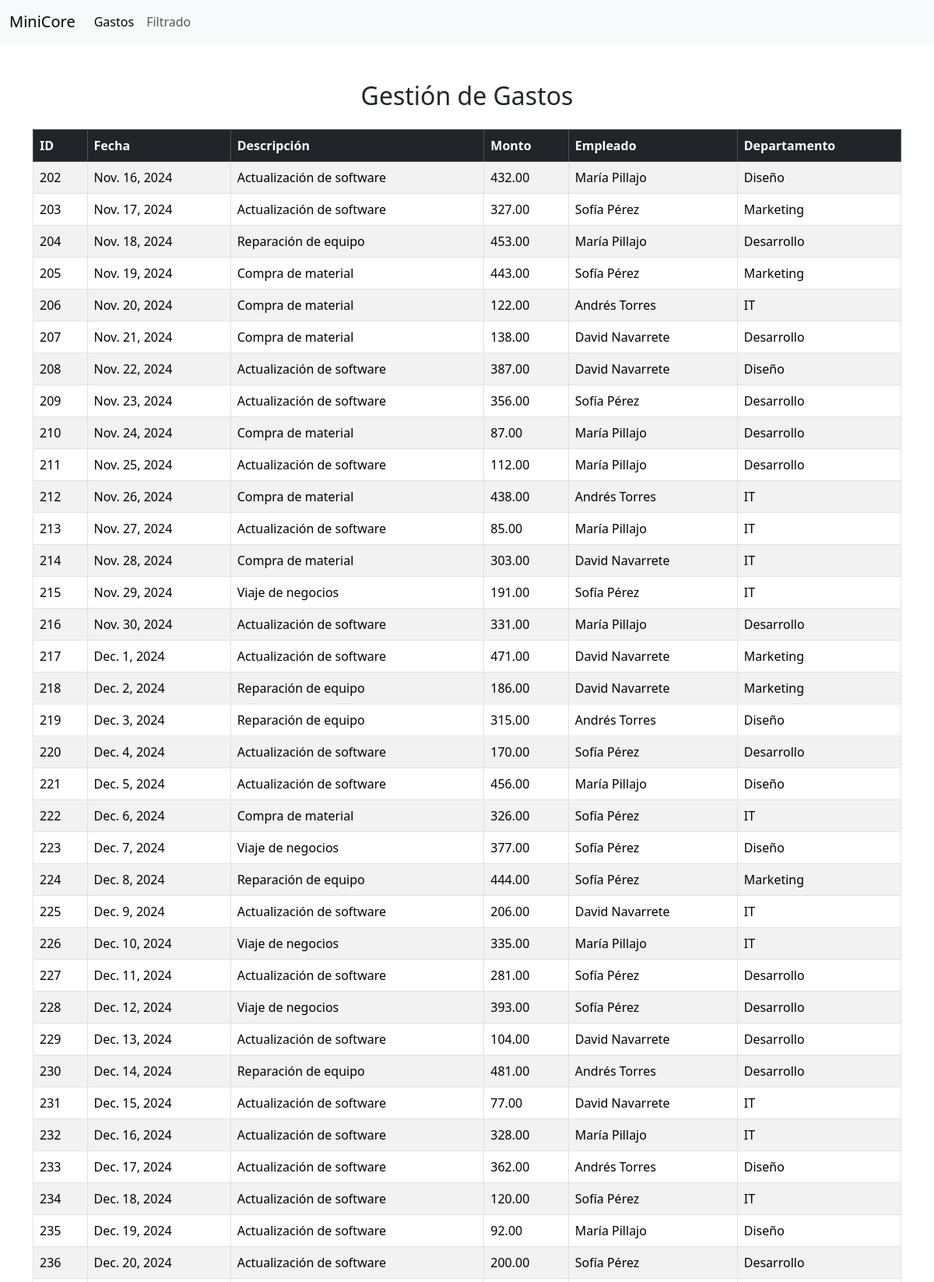
The page / (upper part) on the database its author committed.
### MVC/models.py (models this page shows, shortened)
class Gasto(models.Model):
    fecha = models.DateField()
    descripcion = models.CharField(max_length=255)
    monto = models.DecimalField(max_digits=10, decimal_places=2)
    empleado = models.ForeignKey(Empleado, on_delete=models.CASCADE)
    departamento = models.ForeignKey(Departamento, on_delete=models.CASCADE)

class Empleado(models.Model):
    nombre = models.CharField(max_length=100)

class Departamento(models.Model):
    nombre = models.CharField(max_length=50)

### MVC/views.py (the view)
# urls.py: path('',views.gastos_view, name='gastos'),
def gastos_view(request):
    gastos = Gasto.objects.all()
    return render(request, "gastos.html", {"gastos": gastos})

### MVC/templates/gastos.html
{% extends 'plantilla.html' %}
{% block content %}
<div class="container mt-5">
    <h2 class="text-center mb-4">Gestión de Gastos</h2>
    <div class="row">
        <div class="col-md-12">
            <div class="table-responsive">
                <table class="table table-striped table-bordered">
                    <thead class="table-dark">
                        <tr>
                            <th>ID</th>
                            <th>Fecha</th>
                            <th>Descripción</th>
                            <th>Monto</th>
                            <th>Empleado</th>
                            <th>Departamento</th>
                        </tr>
                    </thead>
                    <tbody>
                        {% for gasto in gastos %}
                        <tr>
                            <td>{{ gasto.id }}</td>
                            <td>{{ gasto.fecha }}</td>
                            <td>{{ gasto.descripcion }}</td>
                            <td>{{ gasto.monto }}</td>
                            <td>{{ gasto.empleado.nombre }}</td>
                            <td>{{ gasto.departamento.nombre }}</td>
                        </tr>
                        {% endfor %}
                    </tbody>
                </table>
            </div>
        </div>
    </div>
</div>
{% endblock %}

### MVC/templates/plantilla.html (shortened to what this page needs)
<!DOCTYPE html>
<html lang="en">
<head>
    <link rel="stylesheet" type="text/css" href="https://cdn.jsdelivr.net/npm/bootstrap@5.3.3/dist/css/bootstrap.min.css">
    <link rel="stylesheet" href="https://cdnjs.cloudflare.com/ajax/libs/font-awesome/6.7.2/css/all.min.css"
 />
</head>
<body>
    <nav class="navbar navbar-expand-lg bg-body-tertiary">
        <div class="container-fluid">
          <a class="navbar-brand" href="#">MiniCore</a>
          <div class="collapse navbar-collapse" id="navbarNav">
            <ul class="navbar-nav">
              <li class="nav-item">
                <a class="nav-link active" aria-current="page" href="{% url 'gastos' %}">Gastos</a>
              </li>
              <li class="nav-item">
                <a class="nav-link" href="{% url 'filtrado' %}">Filtrado</a>
              </li>
            </ul>
          </div>
        </div>
      </nav>
      {% block content %}
      {% endblock %}
</body>
</html>

### rows shown on the page
Gasto: id "202", fecha "Nov. 16, 2024", descripcion "Actualización de software", monto "432.00", empleado.nombre "María Pillajo", departamento.nombre "Diseño"
Gasto: id "203", fecha "Nov. 17, 2024", descripcion "Actualización de software", monto "327.00", empleado.nombre "Sofía Pérez", departamento.nombre "Marketing"
Gasto: id "204", fecha "Nov. 18, 2024", descripcion "Reparación de equipo", monto "453.00", empleado.nombre "María Pillajo", departamento.nombre "Desarrollo"
Gasto: id "205", fecha "Nov. 19, 2024", descripcion "Compra de material", monto "443.00", empleado.nombre "Sofía Pérez", departamento.nombre "Marketing"
Gasto: id "206", fecha "Nov. 20, 2024", descripcion "Compra de material", monto "122.00", empleado.nombre "Andrés Torres", departamento.nombre "IT"
Gasto: id "207", fecha "Nov. 21, 2024", descripcion "Compra de material", monto "138.00", empleado.nombre "David Navarrete", departamento.nombre "Desarrollo"
Gasto: id "208", fecha "Nov. 22, 2024", descripcion "Actualización de software", monto "387.00", empleado.nombre "David Navarrete", departamento.nombre "Diseño"
Gasto: id "209", fecha "Nov. 23, 2024", descripcion "Actualización de software", monto "356.00", empleado.nombre "Sofía Pérez", departamento.nombre "Desarrollo"
Gasto: id "210", fecha "Nov. 24, 2024", descripcion "Compra de material", monto "87.00", empleado.nombre "María Pillajo", departamento.nombre "Desarrollo"
Gasto: id "211", fecha "Nov. 25, 2024", descripcion "Actualización de software", monto "112.00", empleado.nombre "María Pillajo", departamento.nombre "Desarrollo"
Gasto: id "212", fecha "Nov. 26, 2024", descripcion "Compra de material", monto "438.00", empleado.nombre "Andrés Torres", departamento.nombre "IT"
Gasto: id "213", fecha "Nov. 27, 2024", descripcion "Actualización de software", monto "85.00", empleado.nombre "María Pillajo", departamento.nombre "IT"
Gasto: id "214", fecha "Nov. 28, 2024", descripcion "Compra de material", monto "303.00", empleado.nombre "David Navarrete", departamento.nombre "IT"
Gasto: id "215", fecha "Nov. 29, 2024", descripcion "Viaje de negocios", monto "191.00", empleado.nombre "Sofía Pérez", departamento.nombre "IT"
Gasto: id "216", fecha "Nov. 30, 2024", descripcion "Actualización de software", monto "331.00", empleado.nombre "María Pillajo", departamento.nombre "Desarrollo"
Gasto: id "217", fecha "Dec. 1, 2024", descripcion "Actualización de software", monto "471.00", empleado.nombre "David Navarrete", departamento.nombre "Marketing"
Gasto: id "218", fecha "Dec. 2, 2024", descripcion "Reparación de equipo", monto "186.00", empleado.nombre "David Navarrete", departamento.nombre "Marketing"
Gasto: id "219", fecha "Dec. 3, 2024", descripcion "Reparación de equipo", monto "315.00", empleado.nombre "Andrés Torres", departamento.nombre "Diseño"
Gasto: id "220", fecha "Dec. 4, 2024", descripcion "Actualización de software", monto "170.00", empleado.nombre "Sofía Pérez", departamento.nombre "Desarrollo"
Gasto: id "221", fecha "Dec. 5, 2024", descripcion "Actualización de software", monto "456.00", empleado.nombre "María Pillajo", departamento.nombre "Diseño"
Gasto: id "222", fecha "Dec. 6, 2024", descripcion "Compra de material", monto "326.00", empleado.nombre "Sofía Pérez", departamento.nombre "IT"
Gasto: id "223", fecha "Dec. 7, 2024", descripcion "Viaje de negocios", monto "377.00", empleado.nombre "Sofía Pérez", departamento.nombre "Diseño"
Gasto: id "224", fecha "Dec. 8, 2024", descripcion "Reparación de equipo", monto "444.00", empleado.nombre "Sofía Pérez", departamento.nombre "Marketing"
Gasto: id "225", fecha "Dec. 9, 2024", descripcion "Actualización de software", monto "206.00", empleado.nombre "David Navarrete", departamento.nombre "IT"
Gasto: id "226", fecha "Dec. 10, 2024", descripcion "Viaje de negocios", monto "335.00", empleado.nombre "María Pillajo", departamento.nombre "IT"
Gasto: id "227", fecha "Dec. 11, 2024", descripcion "Actualización de software", monto "281.00", empleado.nombre "Sofía Pérez", departamento.nombre "Desarrollo"
Gasto: id "228", fecha "Dec. 12, 2024", descripcion "Viaje de negocios", monto "393.00", empleado.nombre "Sofía Pérez", departamento.nombre "Desarrollo"
Gasto: id "229", fecha "Dec. 13, 2024", descripcion "Actualización de software", monto "104.00", empleado.nombre "David Navarrete", departamento.nombre "Desarrollo"
Gasto: id "230", fecha "Dec. 14, 2024", descripcion "Reparación de equipo", monto "481.00", empleado.nombre "Andrés Torres", departamento.nombre "Desarrollo"
Gasto: id "231", fecha "Dec. 15, 2024", descripcion "Actualización de software", monto "77.00", empleado.nombre "David Navarrete", departamento.nombre "IT"
Gasto: id "232", fecha "Dec. 16, 2024", descripcion "Actualización de software", monto "328.00", empleado.nombre "María Pillajo", departamento.nombre "IT"
Gasto: id "233", fecha "Dec. 17, 2024", descripcion "Actualización de software", monto "362.00", empleado.nombre "Andrés Torres", departamento.nombre "Diseño"
Gasto: id "234", fecha "Dec. 18, 2024", descripcion "Actualización de software", monto "120.00", empleado.nombre "Sofía Pérez", departamento.nombre "IT"
Gasto: id "235", fecha "Dec. 19, 2024", descripcion "Actualización de software", monto "92.00", empleado.nombre "María Pillajo", departamento.nombre "Diseño"
Gasto: id "236", fecha "Dec. 20, 2024", descripcion "Actualización de software", monto "200.00", empleado.nombre "Sofía Pérez", departamento.nombre "Desarrollo"
